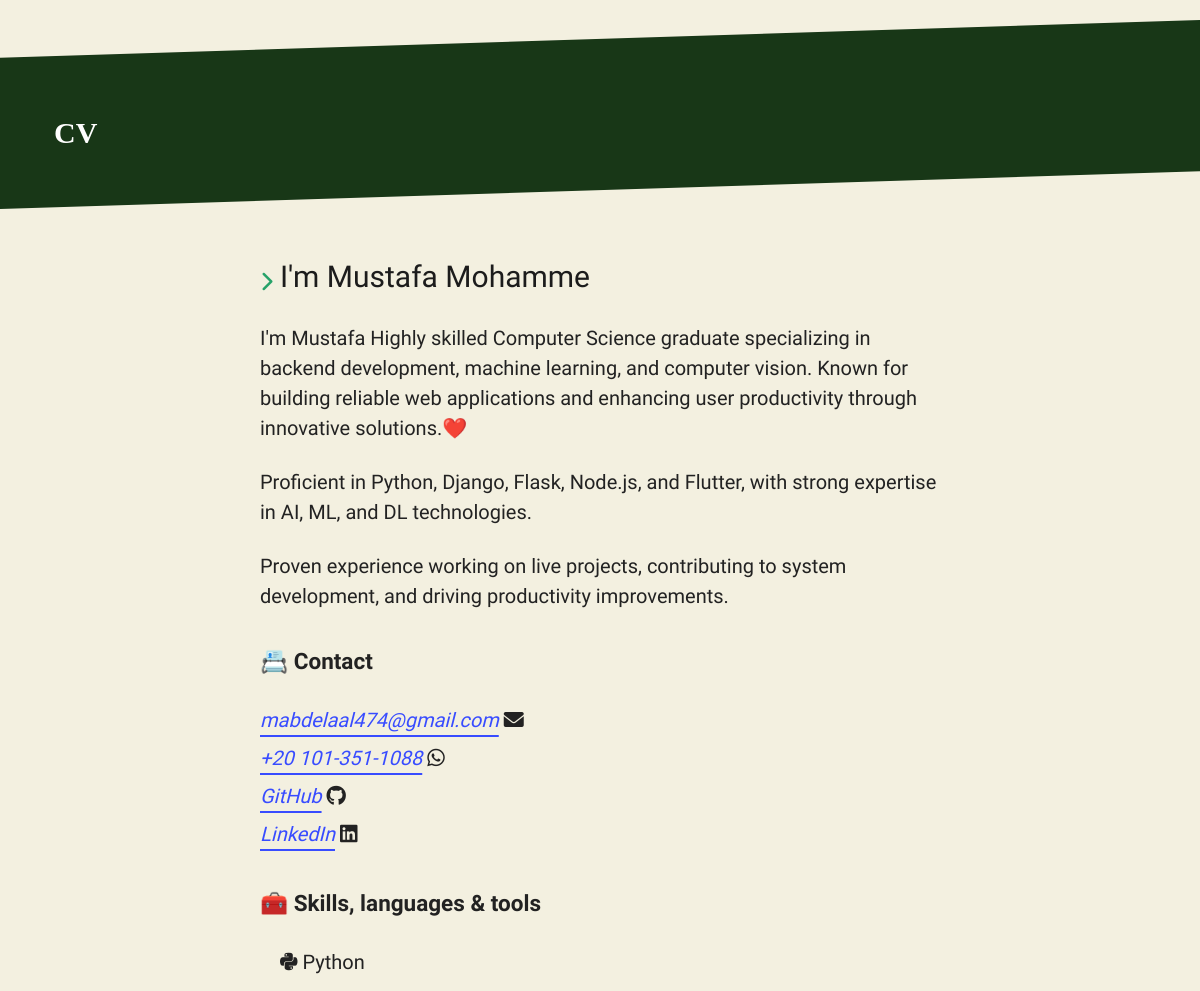
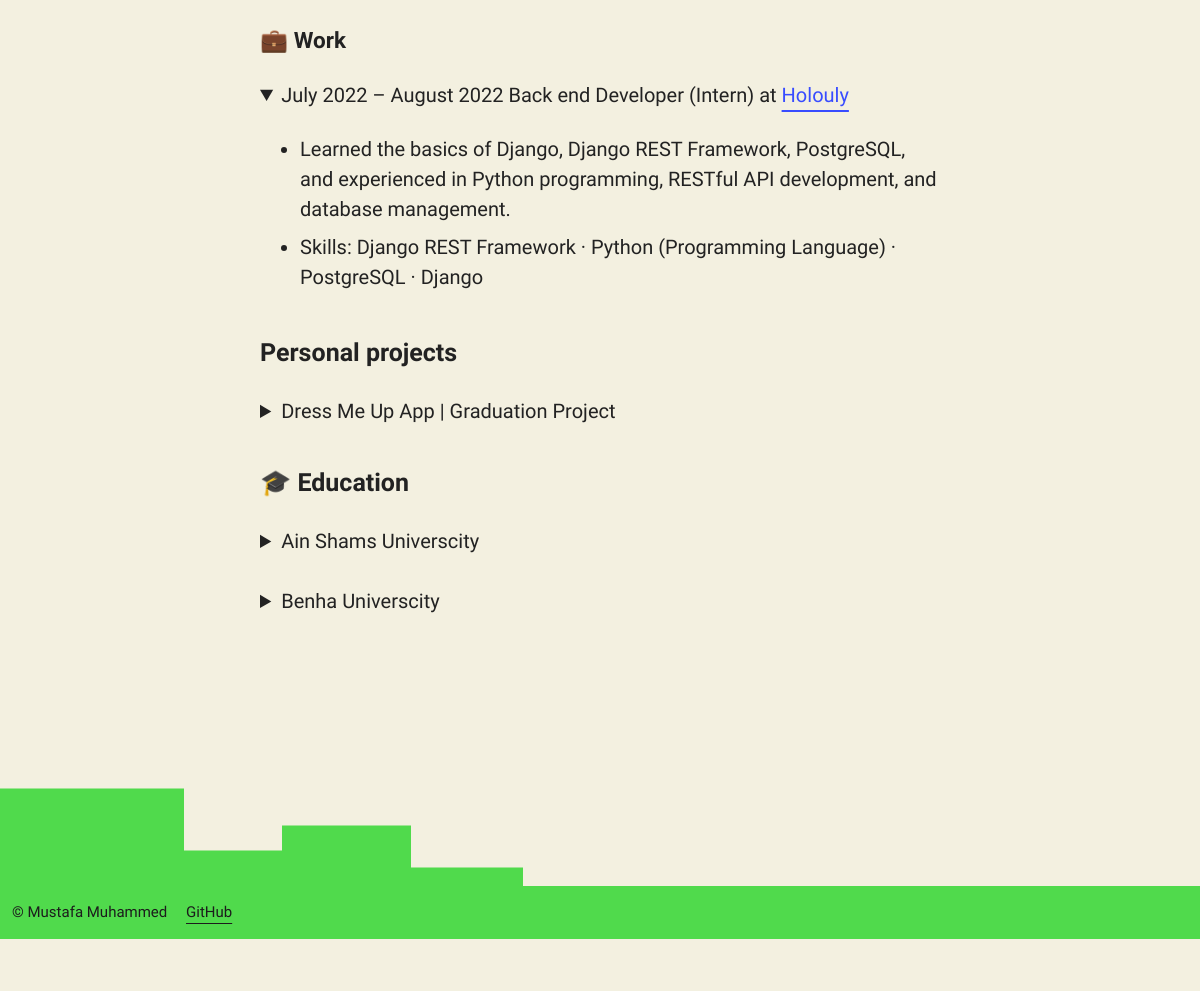
The app's page /cv/ with its own data (2 pictures, top to bottom).
### cv/models.py (models this page shows, shortened)
class Bio(models.Model):
    bio = models.TextField(blank=True, null=True)

class Skill(models.Model):
    skill_name = models.CharField(max_length=100)
    proficiency = models.CharField(max_length=50)  # Can be Beginner, Intermediate, Expert, etc.
    icon = models.CharField(max_length=50)

class WorkExperience(models.Model):
    job_title = models.CharField(max_length=100)
    company_name = models.CharField(max_length=200)
    linked_in = models.CharField(max_length=100, blank=True, null=True)
    start_date = models.DateField()
    end_date = models.DateField(blank=True, null=True)
    employment_type = models.CharField(max_length=50, choices=[
        ('full-time', 'Full-time'),
        ('part-time', 'Part-time'),
        ('intern', 'Intern'),
        ('contract', 'Contract')
    ], default='full-time')

class WorkDescription(models.Model):
    work = models.ForeignKey(WorkExperience, default=None, on_delete=models.CASCADE)
    description = models.TextField()

class Project(models.Model):
    project_title = models.CharField(max_length=200)
    description = models.TextField()
    technologies_used = models.CharField(max_length=200)  # Example: Python, Django, JavaScript
    project_url = models.URLField(blank=True, null=True)
    start_date = models.DateField()
    end_date = models.DateField(blank=True, null=True)

class Education(models.Model):
    institution_name = models.CharField(max_length=200)
    degree = models.CharField(max_length=100)
    field_of_study = models.CharField(max_length=100)
    start_date = models.DateField()
    end_date = models.DateField(blank=True, null=True)  # If still studying, can be blank

### cv/views.py (the view)
# urls.py: path('cv/', views.cv_view, name='user-profile'),
def cv_view(request):
    personal_info = PersonalInfo.objects.first()
    skills = Skill.objects.all()
    work_experiences = WorkExperience.objects.all().order_by('-start_date')
    educations = Education.objects.all().order_by('-start_date')
    projects = Project.objects.filter().order_by('-start_date')
    bio = Bio.objects.all().order_by('id')
    work_experiences_with_descriptions = [
        {
            'work_experience': work,
            'descriptions': WorkDescription.objects.filter(work=work)
        }
        for work in work_experiences
    ]
    project_images = {
        project.id: projectImages.objects.filter(project=project)
        for project in projects
    }
    context = {
        'personal_info': personal_info,
        'skills': skills,
        'work_experiences': work_experiences_with_descriptions,
        'educations': educations,
        'projects': projects,
        'project_images': project_images,
        'current_year': datetime.now().year,
        'bio': bio,
    }
    return render(request, 'home.html', context)

### templates/home.html (shortened to what this page needs)
{% load static %}
<!DOCTYPE html>
<html lang="en-gb">
<head>
  <link href={% static 'css/styles.css' %} rel="stylesheet">
    <link rel="stylesheet" href="https://cdnjs.cloudflare.com/ajax/libs/font-awesome/6.0.0-beta3/css/all.min.css">
</head>
<body>
  <header class="site-header" role="banner">
  </header>
  <main class="content-container" id="main">
    <section class="content-area">
      <header class="content-header">
        <h1>CV</h1>
      </header>
      <div class="content">
        <article>
          <section>
            <i class="fa-sharp fa-solid fa-chevron-right icon-text-combo" style="color: #26a269; margin-right: 0; padding: 0; vertical-align: middle;"></i><a id="welcome-message" style="margin-left: 0; padding: 0;">Welcome to my website!</a>
            {% for my_bio in bio %}
                <p>{{ my_bio.bio }}</p>
            {% endfor %}
          </section>
          <section>
            <h2>📇 Contact</h2>
            <address>
              <ul class="unstyled">
                <li>
                  <a href=
                  "mailto:mabdelaal474@gmail.com">mabdelaal474@gmail.com</a> <i class="fa-solid fa-envelope"></i>
                </li>
                  <li>
                  <a href="https://wa.me/201013511088">+20 101-351-1088</a> <i class="fa-brands fa-whatsapp"></i>
                </li>
                <li>
                  <a href="https://github.com/Mustafa37g">GitHub</a> <i class="fa-brands fa-github"></i>
                </li>
                  <li>
                  <a href="https://www.linkedin.com/in/0xmustafa37/">LinkedIn</a> <i class="fa-brands fa-linkedin"></i>
                </li>
              </ul>
            </address>
          </section>
          <section>
            <h2>🧰 Skills, languages & tools</h2>
            <ul class="skill-list">
                {% for skill in skills %}
                <li><i class="{{ skill.icon }}"></i> {{ skill.skill_name }}</li>
                {% endfor %}
            </ul>
          </section>
          <section>
            <h2>💼 Work</h2>
            {% for work_data in work_experiences %}
                <details open>
                    <summary>
                        <time datetime="{{ work_data.work_experience.start_date|date:'Y-m' }}">
                            {{ work_data.work_experience.start_date|date:'F Y' }}
                        </time>
                        –
                        {% if work_data.work_experience.end_date %}
                            <time datetime="{{ work_data.work_experience.end_date|date:'Y-m' }}">
                                {{ work_data.work_experience.end_date|date:'F Y' }}
                            </time>
                        {% else %}
                            present
                        {% endif %}
                        {{ work_data.work_experience.job_title }} ({{ work_data.work_experience.employment_type|title }}) at
                        <a href="{{ work_data.work_experience.linked_in }}" target="_blank">
                            {{ work_data.work_experience.company_name }}
                        </a>
                    </summary>
                    <ul>
                        {% for description in work_data.descriptions %}
                            <li>{{ description.description }}</li>
                        {% endfor %}
                    </ul>
                </details>
            {% endfor %}
          </section>
         <section>
          <h1>Personal projects</h1>
          {% for project in projects %}
          <details>
            <summary>{{ project.project_title }}</summary>
          </details>
          {% endfor %}
        </section>
         <section>
          <h1>🎓 Education</h1>
          {% for education in educations %}
          <details>
            <summary>
                {{ education.institution_name }}
            </summary>
          </details>
          {% endfor %}
        </section>
        </article>
      </div>
    </section>
  <div class="SectionDivider-styles__StyledSectionDivider-sc-81349b90-0 dVbBNr">
    </div>
  </main>
  <footer class="site-footer">
    © Mustafa Muhammed
    <ul class="inline unstyled">
      <li>
        <a href="https://github.com/Mustafa37g">GitHub</a>
      </li>
    </ul>
  </footer>
</body>
</html>

### static/css/styles.css (style rules this page uses)
* { box-sizing:border-box }
:root { --link-color:#384cff; --link-color-active:#e44; --link-color-highlight:#36a4ff; --link-color-visited:#9b59d0 }
#welcome-message { font-size: 30px; color: #1C1C1C; }
a { color:var(--link-color); text-underline-offset:.4em }
h1 { margin:1.5em 0 1em 0; font-size:1.25em }
h2 { font-size:1.125em; margin:1.5em 0 1em 0 }
p { margin:1.2em 0 }
ul.inline { display:inline-block; margin:0 }
ul.inline li { display:inline-block; padding-left:1em }
ol.unstyled,ul.unstyled { list-style-type:none; padding:0 }
li { padding:.2em 0 }
details { margin-bottom:1.5em }
summary { cursor:pointer }
html { height:100%; background:#F3F0E0 ; color:#222; font-family: "Chakra Petch", sans-serif; font-size:1.25em; line-height:1.5; }
body { display:grid; grid:"site-header" min-content "main" auto "site-footer" min-content; margin:0; min-height:100%; background-color:#F3F0E0 }
.site-header { grid-area: site-header; padding: 10px; color: #000; }
main { grid-area: main; margin-bottom: 200px; }
.content-area { display: grid; grid: "content-header content-header content-header" min-content ". content ." auto "content-footer content-footer content-footer" min-content / auto fit-content(36em) auto; min-height: 100%; }
.content-header { grid-area: content-header; margin-bottom: 2.5em; padding: 5em 3em 3em 3em; background: #183717; color: #fff; clip-path: polygon(0 20%, 100% 0, 100% 80%, 0% 100%); font-size: .9rem; }
.content-header h1 { margin: 0; font-family: Georgia, serif; font-size: 1.5rem; }
.content { grid-area: content; margin: 0 1em 2em 1em; max-width: 36em; }
.content a[href^="http://"]::after, .content a[href^="https://"]::after { font-size: .8rem; }
.content a[href^="mailto:"]::after { font-size: .8rem; }
.site-footer { position: relative; bottom: 0; left: 0; width: 100%; grid-area: site-footer; font-size: .75rem; padding: .8em; background: #50DA4C; color:#1C1C1C; }
.site-footer a { color: #1C1C1C; }
.skill-list { display: grid; grid-template-columns: repeat(2, 1fr); grid-column-gap: .1em; list-style-type: none; padding: 0 1em; }
@media screen and (min-width: 540px) { .skill-list { grid-template-columns: repeat(4, 1fr); } }
.dVbBNr { background-color:#F3F0E0;color:#50DA4C;display:flex;line-height:0; }
.dVbBNr svg { height:auto; margin-bottom: -305px; width:auto;transform:scaleX(-1); }

### records on screen
Bio: bio "I'm Mustafa Highly skilled Computer Science graduate specializing in backend development, machine learning, and computer vision. Known for building reliable web applications and enhancing user productivity through innovative solutions.❤️"
Bio: bio "Proficient in Python, Django, Flask, Node.js, and Flutter, with strong expertise in AI, ML, and DL technologies."
Bio: bio "Proven experience working on live projects, contributing to system development, and driving productivity improvements."
Skill: skill_name "Python"
WorkExperience: work_experience.start_date "July 2022", work_experience.end_date "August 2022", work_experience.job_title "Back end Developer", work_experience.employment_type "Intern", work_experience.company_name "Holouly"
WorkDescription: description "Learned the basics of Django, Django REST Framework, PostgreSQL, and experienced in Python programming, RESTful API development, and database management."
WorkDescription: description "Skills: Django REST Framework · Python (Programming Language) · PostgreSQL · Django"
Project: project_title "Dress Me Up App | Graduation Project"
Education: institution_name "Ain Shams Universcity"
Education: institution_name "Benha Universcity"
